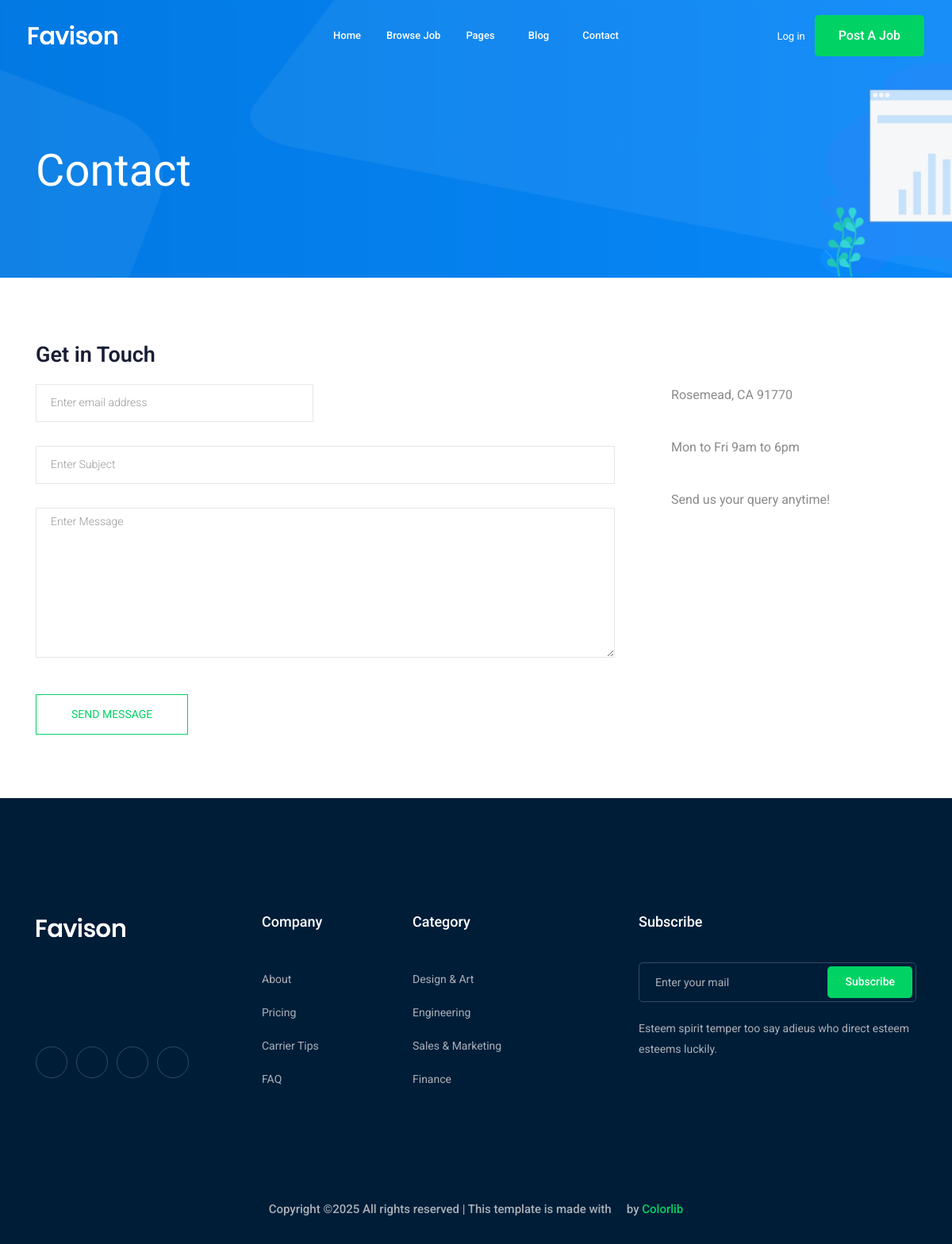
The app's page /contact/, older data.
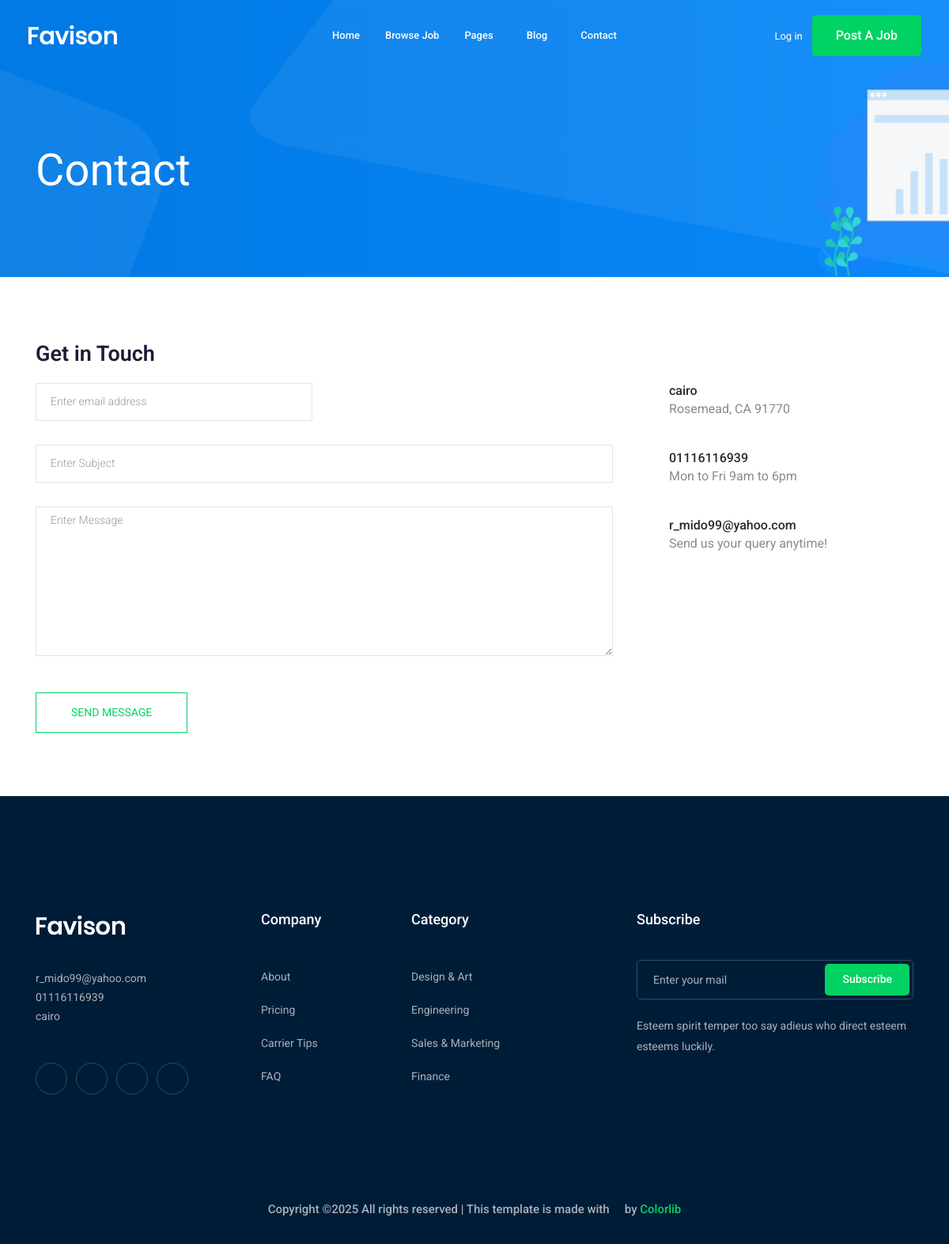
The same page, newer data.
### home/models.py (models this page shows, shortened)
class Setting(models.Model):
    name=models.CharField(max_length=120)
    image=models.ImageField(upload_to='images')
    subtitle=models.TextField(max_length=2500)
    phone=models.CharField(max_length=25)
    email=models.CharField(max_length=120)
    address=models.CharField(max_length=130)
    facebook=models.URLField(null=True,blank=True)
    googleapp=models.URLField(null=True,blank=True)
    twitter=models.URLField(null=True,blank=True)
    instagram=models.URLField(null=True,blank=True)

### contact/views.py (the view, shortened to what this page needs)
# urls.py: path('',views.contact,name='contact'),
def contact(request):
    return render(request,'contact/contact.html',{})

### home/get_context_data.py (called while the page is built)
def get_context_data(request):
    data=Setting.objects.all().last()
    return {'data':data}

### contact/templates/contact/contact.html (shortened to what this page needs)
{% extends 'base.html' %}
{% block body %}
    <div class="bradcam_area bradcam_bg_1">
        <div class="container">
            <div class="row">
                <div class="col-xl-12">
                    <div class="bradcam_text">
                        <h3>contact</h3>
                    </div>
                </div>
            </div>
        </div>
    </div>
  <section class="contact-section section_padding">
    <div class="container">
      <div class="row">
        <div class="col-12">
          <h2 class="contact-title">Get in Touch</h2>
        </div>
        <div class="col-lg-8">
          <form class="form-contact contact_form"  method="post"  novalidate="novalidate">
            <div class="row">
              <div class="col-sm-6">
                <div class="form-group">
                  <input class="form-control" name="email" id="email" type="email" onfocus="this.placeholder = ''" onblur="this.placeholder = 'Enter email address'" placeholder = 'Enter email address'>
                </div>
              </div>
              <div class="col-12">
                <div class="form-group">
                  <input class="form-control" name="subject" id="subject" type="text" onfocus="this.placeholder = ''" onblur="this.placeholder = 'Enter Subject'" placeholder = 'Enter Subject'>
                </div>
              </div>
                <div class="col-12">
                <div class="form-group">
                    <textarea class="form-control w-100" name="message" id="message" cols="30" rows="9" onfocus="this.placeholder = ''" onblur="this.placeholder = 'Enter Message'" placeholder = 'Enter Message'></textarea>
                </div>
              </div>
            </div>
            <div class="form-group mt-3">
              <button type="submit" class="button button-contactForm btn_4 boxed-btn">Send Message</button>
            </div>
          </form>
        </div>
        <div class="col-lg-4">
          <div class="media contact-info">
            <span class="contact-info__icon"><i class="ti-home"></i></span>
            <div class="media-body">
              <h3>{{data.address}}</h3>
              <p>Rosemead, CA 91770</p>
            </div>
          </div>
          <div class="media contact-info">
            <span class="contact-info__icon"><i class="ti-tablet"></i></span>
            <div class="media-body">
              <h3>{{data.phone}}</h3>
              <p>Mon to Fri 9am to 6pm</p>
            </div>
          </div>
          <div class="media contact-info">
            <span class="contact-info__icon"><i class="ti-email"></i></span>
            <div class="media-body">
              <h3>{{data.email}}</h3>
              <p>Send us your query anytime!</p>
            </div>
          </div>
        </div>
      </div>
    </div>
  </section>
{% endblock body %}

### templates/base.html (shortened to what the changed rows need)
{% load static %}
<!doctype html>
<html class="no-js" lang="zxx">
<head>
    <link rel="stylesheet" href="{% static 'en/css/bootstrap.min.css' %}">
    <link rel="stylesheet" href="{% static 'en/css/owl.carousel.min.css' %}">
    <link rel="stylesheet" href="{% static 'en/css/magnific-popup.css' %}">
    <link rel="stylesheet" href="{% static 'en/css/font-awesome.min.css' %}">
    <link rel="stylesheet" href="{% static 'en/css/themify-icons.css' %}">
    <link rel="stylesheet" href="{% static 'en/css/nice-select.css' %}">
    <link rel="stylesheet" href="{% static 'en/css/flaticon.css' %}">
    <link rel="stylesheet" href="{% static 'en/css/gijgo.css' %}">
    <link rel="stylesheet" href="{% static 'en/css/animate.css' %}">
    <link rel="stylesheet" href="{% static 'en/css/slicknav.css' %}">
    <link rel="stylesheet" href="{% static 'en/css/style.css' %}">
</head>
<body>
   {% block body %}
   {% endblock body %}
    <footer class="footer">
        <div class="footer_top">
            <div class="container">
                <div class="row">
                    <div class="col-xl-3 col-md-6 col-lg-3">
                        <div class="footer_widget wow fadeInUp" data-wow-duration="1s" data-wow-delay=".3s">
                            <div class="footer_logo">
                                <a href="#">
                                </a>
                            </div>
                            <p>
                               {{data.email}} <br>
                                {{data.phone}} <br>
                               {{data.address}}
                            </p>
                            <div class="socail_links">
                                <ul>
                                </ul>
                            </div>
                        </div>
                    </div>
                </div>
            </div>
        </div>
    </footer>
</body>
</html>

Row changes from the older to the newer data that the page shows:
added Setting: address "cairo", phone "01116116939", email "r_mido99@yahoo.com"
